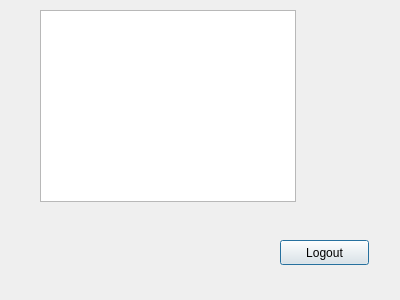
<?xml version="1.0" encoding="UTF-8"?>
<ui version="4.0">
 <class>Buddy</class>
 <widget class="QDialog" name="Buddy">
  <property name="geometry">
   <rect>
    <x>0</x>
    <y>0</y>
    <width>400</width>
    <height>300</height>
   </rect>
  </property>
  <property name="windowTitle">
   <string>Dialog</string>
  </property>
  <widget class="QPushButton" name="logout">
   <property name="geometry">
    <rect>
     <x>280</x>
     <y>240</y>
     <width>89</width>
     <height>25</height>
    </rect>
   </property>
   <property name="text">
    <string>Logout</string>
   </property>
  </widget>
  <widget class="QListWidget" name="listWidget">
   <property name="geometry">
    <rect>
     <x>40</x>
     <y>10</y>
     <width>256</width>
     <height>192</height>
    </rect>
   </property>
  </widget>
 </widget>
 <resources/>
 <connections/>
</ui>
